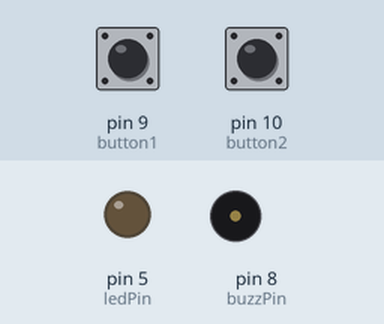
A sketch run on a simulated Arduino Uno, built with avr-gcc and run on an emulated ATmega328P. Parts: output pins drawn as LEDs (lit = HIGH), buzzer (waves = sounding, pin HIGH). The inputs (shaded band) are chosen by the test bench; at power-on: pin 9 (button1) HIGH, pin 10 (button2) HIGH.

Above: at 1.2 s.
1.3 s: pin 9 (button1) pulled LOW for 1 s
At 3.3 s:
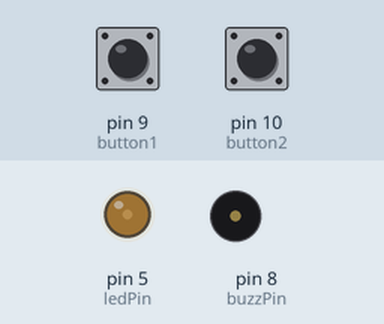
4.3 s: pin 10 (button2) pulled LOW for 3.2 s
At 5.45 s:
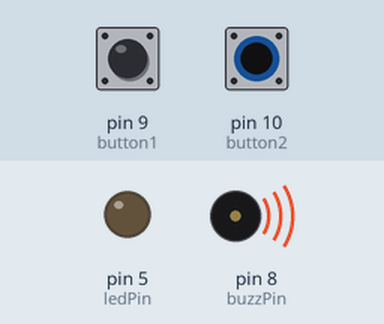
9.0 s: pin 9 (button1) pulled LOW for 3.2 s
At 13.2 s:
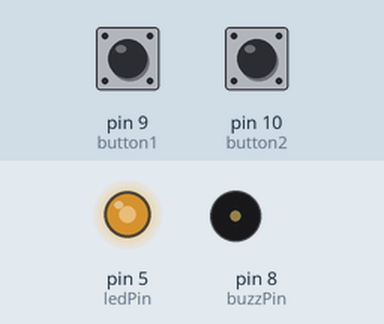
13.7 s: pin 9 (button1) pulled LOW for 1 s
At 15.2 s:
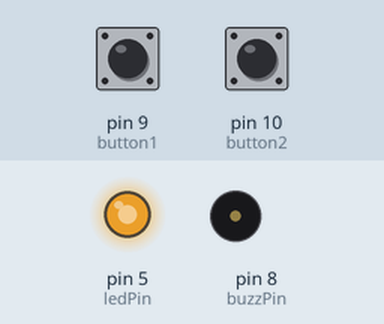
16.7 s: pin 9 (button1) pulled LOW for 3.2 s
At 17.75 s:
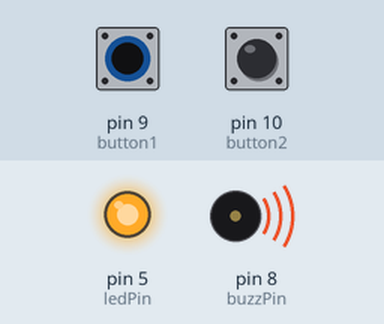
Timing chart, 0 to 21.5 s (numbered marks = the images above; inputs shaded):
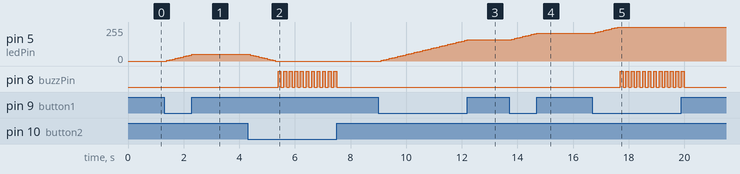

The sketch:

dimmable.ino
```cpp
// The led is connected to digital pin 5
int ledPin = 5;

//The buttons are connected to digital pins 9 and 10
int button1 = 9;
int button2 = 10;

//Buzzer is connected to pin 8
int buzzPin = 8;

//Initial state of buttons at rest is 1 as there is a voltage of 5 volts when the button is not being pushed
int buttonVal1 = 1;
int buttonVal2 = 1;

//Start with the led completely turned off
int ledBright = 0;

//delay times for writing the read value to the led
int dt = 100;
int db = 100;
void setup() {

  // the led  and the buzzer are output
  pinMode(ledPin, OUTPUT);
  pinMode(buzzPin, OUTPUT);

  //button 1 and button 2 are inputs
  pinMode(button1, INPUT);
  pinMode(button2, INPUT);

}

void loop() {
  // Continuosly check whether the  buttons are pressed. If pressed, the value should change to a 0
  buttonVal1 = digitalRead(button1);
  buttonVal2 = digitalRead(button2);

  // if button 1 is pressed, increase the led brightness by a factor of 5
  if (buttonVal1 == 0) {
    ledBright = ledBright + 5;
    delay(db);
  }

  // if button 2 is pressed, decrease the led brightness by a factor of 5
  if (buttonVal2 == 0) {
    ledBright = ledBright - 5;
    delay(db);
  }

  // If the ledbrightness exceeds 255, reset it to 255 and alert the user with the buzzer
  if (ledBright>255) {
    ledBright = 255;
    digitalWrite(buzzPin, HIGH);
    delay(dt);
    digitalWrite(buzzPin,LOW);
  }

  //If the ledbrightness becomes less than 0, reset it to 0 and alert the user with a buzzer
  if (ledBright < 0) {
    ledBright = 0;
     digitalWrite(buzzPin, HIGH);
    delay(dt);
    digitalWrite(buzzPin,LOW);
  }

  //Increase or decrease the led brightness as the buttons are pressed
  analogWrite(ledPin, ledBright);
}
```

Measured:
- after the input at 1.3 s, pin 5 (ledPin): moves from 0/255 to 50/255 over 0.90 s, starting after 0.10 s
- after the input at 4.3 s, pin 5 (ledPin): moves from 50/255 to 0/255 over 0.90 s, starting after 0.10 s; pin 8 (buzzPin): alternates HIGH for 0.10 s and LOW for 0.10 s, 22 changes in all, then stays LOW, starting after 1.1 s
- after the input at 9.0 s, pin 5 (ledPin): moves from 0/255 to 160/255 over 3.1 s, starting after 0.10 s
- after the input at 13.7 s, pin 5 (ledPin): moves from 160/255 to 210/255 over 0.90 s, starting after 0.10 s
- after the input at 16.7 s, pin 5 (ledPin): moves from 210/255 to 255/255 over 0.80 s, starting after 0.10 s; pin 8 (buzzPin): alternates HIGH for 0.10 s and LOW for 0.10 s, 24 changes in all, then stays LOW, starting after 1.0 s
